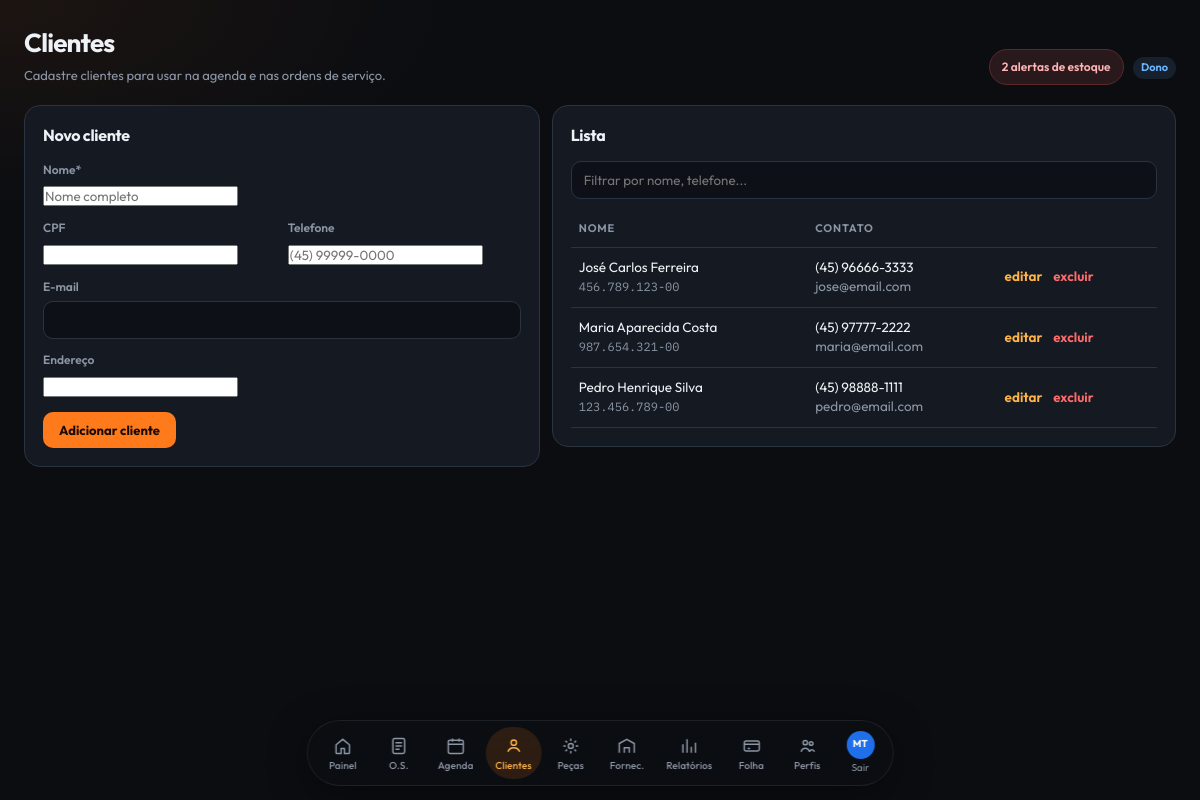
Screenshot of /pages/clientes.php (signed in) with the database file from the repository.
### tables this page shows
CREATE TABLE IF NOT EXISTS clientes (
  id INT UNSIGNED AUTO_INCREMENT PRIMARY KEY,
  nome VARCHAR(160) NOT NULL,
  nif VARCHAR(20) DEFAULT NULL,
  telefone VARCHAR(30) DEFAULT NULL,
  email VARCHAR(160) DEFAULT NULL,
  endereco VARCHAR(220) DEFAULT NULL,
  criado_em TIMESTAMP DEFAULT CURRENT_TIMESTAMP
);

### includes/functions.php (called while the page is built, shortened)
<?php
function e(?string $v): string
{
    return htmlspecialchars((string)$v, ENT_QUOTES, 'UTF-8');
}

### pages/clientes.php (the view, shortened to what this page needs)
<?php
$pdo = db();
$edit = null;
$lista = $pdo->query("SELECT * FROM clientes ORDER BY nome")->fetchAll();
require dirname(__DIR__) . '/includes/header.php';
?>
<div class="split">
<section class="card">
    <h2><?= $edit ? 'Editar cliente' : 'Novo cliente' ?></h2>
    <form method="post">
        <label>Nome*</label>
        <input name="nome" required value="<?= e($edit['nome'] ?? '') ?>" placeholder="Nome completo">
        <div class="form-grid" style="margin-top:12px">
            <div><label>CPF</label><input name="nif" value="<?= e($edit['nif'] ?? '') ?>"></div>
            <div><label>Telefone</label><input name="telefone" value="<?= e($edit['telefone'] ?? '') ?>" placeholder="(45) 99999-0000"></div>
            <div class="full"><label>E-mail</label><input type="email" name="email" value="<?= e($edit['email'] ?? '') ?>"></div>
            <div class="full"><label>Endereço</label><input name="endereco" value="<?= e($edit['endereco'] ?? '') ?>"></div>
        </div>
        <div class="row-actions">
            <button class="btn" type="submit"><?= $edit ? 'Salvar alterações' : 'Adicionar cliente' ?></button>
        </div>
    </form>
</section>
<section class="card">
    <h2>Lista</h2>
    <input type="search" placeholder="Filtrar por nome, telefone..." data-filter-table="#tab-cli" style="margin-bottom:12px">
    <div class="table-wrap">
        <table id="tab-cli">
            <thead><tr><th>Nome</th><th>Contato</th><th></th></tr></thead>
            <tbody>
            <?php foreach ($lista as $c): ?>
                <tr>
                    <td><?= e($c['nome']) ?><br><span class="muted mono"><?= e($c['nif']) ?></span></td>
                    <td><?= e($c['telefone']) ?><br><span class="muted"><?= e($c['email']) ?></span></td>
                    <td>
                        <a class="btn-link" href="?editar=<?= (int)$c['id'] ?>">editar</a>
                        <form method="post" style="display:inline;margin-left:8px">
                            <button class="btn-link" type="submit" data-confirm="Excluir <?= e($c['nome']) ?>?" style="color:#ff6b6b">excluir</button>
                        </form>
                    </td>
                </tr>
            <?php endforeach; ?>
            </tbody>
        </table>
    </div>
</section>
</div>
<?php require dirname(__DIR__) . '/includes/footer.php'; ?>

### assets/css/style.css (style rules this page uses)
:root { --bg: #0b0d11; --bg-2: #10141a; --card: #151a22; --card-2: #1b212b; --ink: #eef2f6; --muted: #8b95a4; --line: #2a3340; --side: #08090c; --side-2: #0e1116; --accent: #ff7a1a; --accent-2: #ffb347; --accent-dim: rgba(255, 122, 26, 0.16); --ok: #3ddc8e; --ok-bg: rgba(61, 220, 142, 0.12); --warn: #f5c14a; --warn-bg: rgba(245, 193, 74, 0.12); --info: #6cb6ff; --info-bg: rgba(108, 182, 255, 0.12); --hot: #ff6b6b; --hot-bg: rgba(255, 107, 107, 0.12); --radius: 16px; --shadow: 0 12px 32px rgba(0, 0, 0, 0.35); --wide: 92px; }
* { box-sizing: border-box; margin: 0; padding: 0; }
html, body { min-height: 100%; }
body { font-family: Outfit, system-ui, sans-serif; background: radial-gradient(900px 420px at 0% 0%, rgba(255, 122, 26, 0.07), transparent 50%), var(--bg); color: var(--ink); line-height: 1.45; overflow-x: hidden; }
a { color: var(--accent-2); text-decoration: none; }
button, input, select, textarea { font-family: inherit; max-width: 100%; }
.card { background: var(--card); border: 1px solid var(--line); border-radius: var(--radius); padding: 18px; min-width: 0; overflow: hidden; }
.card h2 { font-size: 16px; margin-bottom: 14px; letter-spacing: -.02em; }
.table-wrap { overflow: auto; max-width: 100%; }
table { width: 100%; border-collapse: collapse; font-size: 13.5px; }
th, td { text-align: left; padding: 10px 8px; border-bottom: 1px solid var(--line); vertical-align: middle; word-break: break-word; }
th { color: var(--muted); font-size: 11px; text-transform: uppercase; letter-spacing: .08em; font-weight: 650; }
.mono { font-family: "IBM Plex Mono", monospace; font-size: 12px; }
.form-grid { display: grid; grid-template-columns: repeat(2, minmax(0, 1fr)); gap: 12px; }
.form-grid .full { grid-column: 1 / -1; }
label { display: block; font-size: 12px; color: var(--muted); margin-bottom: 6px; font-weight: 600; }
input[type="text"], input[type="email"], input[type="password"], input[type="number"], input[type="date"], input[type="datetime-local"], input[type="search"], select, textarea { width: 100%; max-width: 100%; min-width: 0; background: #0d1117; border: 1px solid var(--line); color: var(--ink); padding: 10px 12px; border-radius: 10px; outline: none; }
.row-actions { display: flex; gap: 8px; flex-wrap: wrap; margin-top: 14px; }
.btn { display: inline-flex; align-items: center; justify-content: center; gap: 6px; background: var(--accent); color: #1a0c02; border: 0; padding: 10px 16px; border-radius: 10px; font-weight: 700; cursor: pointer; font-size: 13px; }
.btn-link { background: none; border: 0; color: var(--accent-2); cursor: pointer; font-weight: 650; padding: 0; }
.split { display: grid; grid-template-columns: minmax(0, 0.95fr) minmax(0, 1.15fr); gap: 12px; align-items: start; }
.muted { color: var(--muted); }

### rows the page displays
clientes: nome "José Carlos Ferreira", nif "456.789.123-00", telefone "(45) 96666-3333", email "jose@email.com"
clientes: nome "Maria Aparecida Costa", nif "987.654.321-00", telefone "(45) 97777-2222", email "maria@email.com"
clientes: nome "Pedro Henrique Silva", nif "123.456.789-00", telefone "(45) 98888-1111", email "pedro@email.com"

### other values shown
iniciais($user['nome']) "MT"
$pageTitle "Clientes"
$pageHint "Cadastre clientes para usar na agenda e nas ordens de serviço."
$qtdAlertas "2"
perfil_label($perfil) "Dono"
